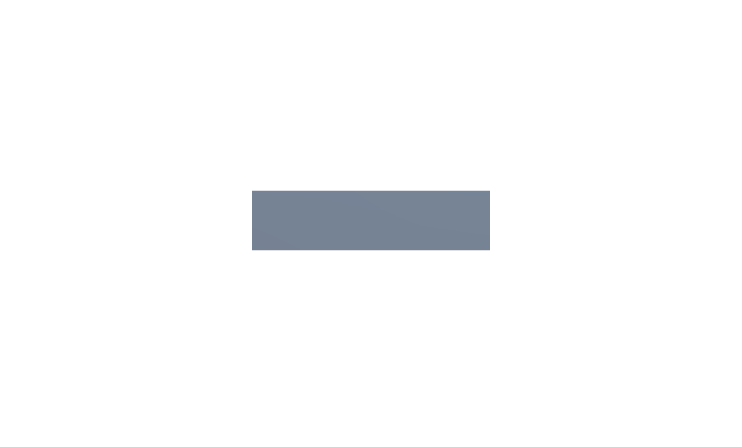
#> input picture rectange0.png, 742 x 447 px, given in place of the camera
$ python thing.py
#> lines starting #> are read from the running program, lines starting #| are printed output that depends on the picture; after the words box and inside, x2 and y2 are one past the last pixel; in counts of white or black regions, pixels touching at a corner belong together
import numpy as np
import cv2
import math

trueness = True
imagine = 'rectange15.png'
while trueness:
    cap = cv2.VideoCapture(0)
    ret, frame = cap.read()
#> frame is the input picture: shape (447, 742, 3); mean B, G, R 250.5, 249.7, 249.2
    grayscale = cv2.cvtColor(frame, cv2.COLOR_BGR2GRAY)
    blur = cv2.bilateralFilter(grayscale, 16, 50, 50)

    corners = cv2.goodFeaturesToTrack(blur, 40, 0.1, 10)
#> corners = [[252, 249], [489, 249], [252, 191], [489, 191]]
    corners = np.intp(corners)

    for i in corners:
        x, y = i.ravel()
        cv2.circle(frame, (x, y), 8, 255, -1)
#> this loop made 4 passes
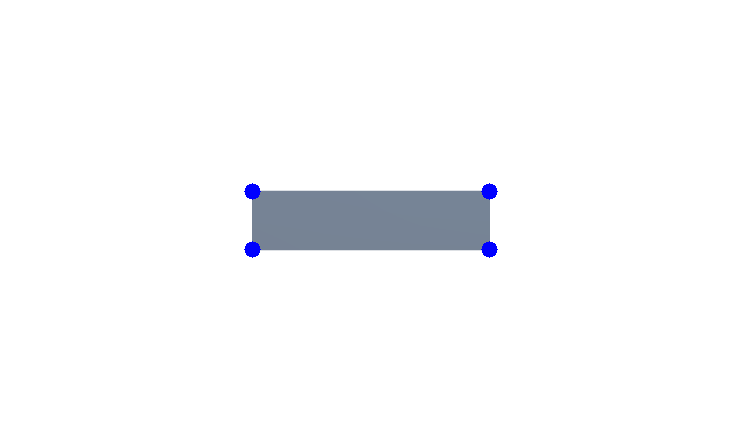
#> frame: shape (447, 742, 3); 0.24% of pixels changed, all inside (x1, y1, x2, y2) = (244, 183, 498, 258)

    # Draw line between points to draw triangle
    x1 = corners[0].ravel()[0]
#> x1 = 252
    y1 = corners[0].ravel()[1]
#> y1 = 249
    x2 = corners[1].ravel()[0]
#> x2 = 489
    y2 = corners[1].ravel()[1]
#> y2 = 249
    x3 = corners[2].ravel()[0]
#> x3 = 252
    y3 = corners[2].ravel()[1]
#> y3 = 191
    x4 = corners[3].ravel()[0]
#> x4 = 489
    y4 = corners[3].ravel()[1]
#> y4 = 191
    points = [[x1,y1],[x2,y2],[x3,y3],[x4,y4]]
#> points = [[252, 249], [489, 249], [252, 191], [489, 191]]
    points.sort()
    print(points)
#| [[252, 191], [252, 249], [489, 191], [489, 249]]
    line12 = (math.sqrt(((points[0][0]-points[1][0])**2)+((points[0][1]-points[1][1])**2)))/(math.sqrt(((points[2][0]-points[3][0])**2)+((points[2][1]-points[3][1])**2)))
#> line12 = 1
    print(imagine)
    print(line12)
#| 1.0
    expected = ((144*(line12**2))+(-373*line12)+223)
#> expected = -6
    print("anglebyformula")
    print(expected)
#| -6.0
    cv2.line(frame, (x2, y2), (x3, y3), (0, 255, 0), thickness=3, lineType=8)
    cv2.line(frame, (x3, y3), (x4, y4), (0, 255, 0), thickness=3, lineType=8)
    cv2.line(frame, (x4, y4), (x1, y1), (0, 255, 0), thickness=3, lineType=8)
    cv2.line(frame, (x1, y1), (x2, y2), (0, 255, 0), thickness=3, lineType=8)
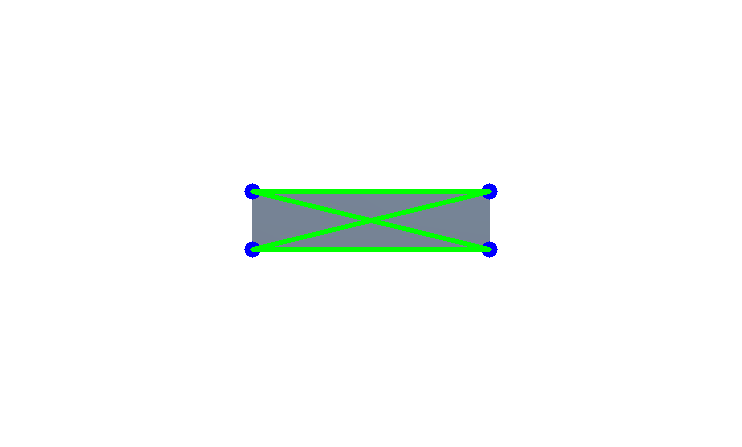
#> frame: shape (447, 742, 3); mean B, G, R 248.2, 250.7, 246.8
    cv2.imshow('Image', frame)
    cv2.waitKey(1)
